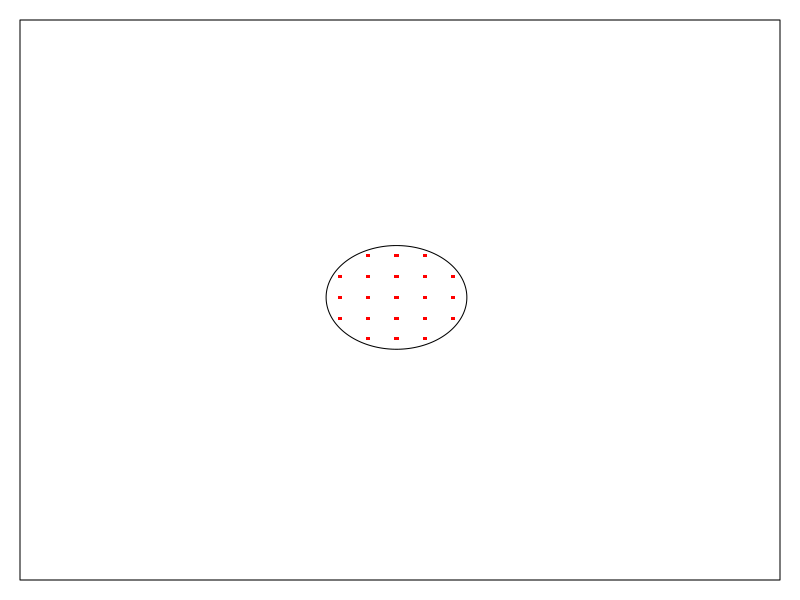
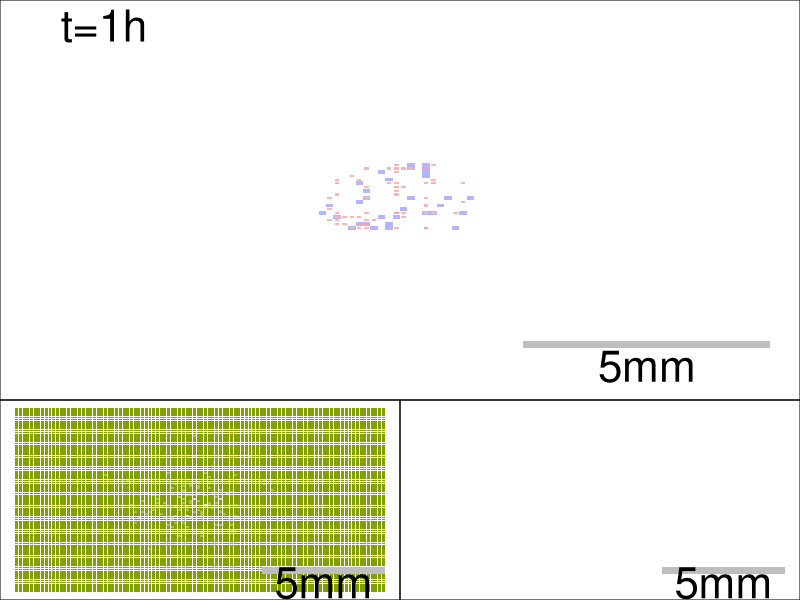

The R source for these figures, in order: (Note: a time limit stopped this script after it produced the figures.)

simulationtimes=2

for(batch in c(2))
{
  dir='/Users/yeyusong/Desktop/德国工作 project/Cell-matrix/results/movies_of_biofilm'
  setwd(dir) 
  
  dir.create(paste0('S=',batch))

  dirsave=paste0('/Users/yeyusong/Desktop/德国工作 project/Cell-matrix/results/movies_of_biofilm/',paste0('S=',batch))
  setwd(dirsave) 

#set direction 



#define parametersets
size_matrix=100
lattice_length=15
kbt=1


realtime=0


#calculating rates function

#cells
doubletime=2
doubletimesec=doubletime*3600
rateofdiv=1/(1*doubletimesec)*1
#matrix
rateofsecret=1/(1*doubletimesec)*1

#agar
rateofagardrift=3*10^(-5)*4*1/((lattice_length/size_matrix)^2)
#cell
rateofcelldrift=5.625*10^(-7)*4*1/((lattice_length/size_matrix)^2)*0.4
#matrix
rateofmatrixdrift=5.625*10^(-7)*4*1/((lattice_length/size_matrix)^2)*2.5


#fraction of rates
division_rate=rateofdiv/(rateofdiv+rateofsecret+rateofcelldrift+rateofmatrixdrift+rateofagardrift)
secrete_rate=rateofsecret/(rateofdiv+rateofsecret+rateofcelldrift+rateofmatrixdrift+rateofagardrift)
drift_rate=(rateofcelldrift+rateofmatrixdrift+rateofagardrift)/(rateofdiv+rateofsecret+rateofcelldrift+rateofmatrixdrift+rateofagardrift)
drift_cell_rate=rateofcelldrift/(rateofcelldrift+rateofmatrixdrift+rateofagardrift+rateofdiv+rateofsecret)
drift_matrix_rate=rateofmatrixdrift/(rateofcelldrift+rateofmatrixdrift+rateofagardrift+rateofdiv+rateofsecret)
drift_agar_rate=rateofagardrift/(rateofcelldrift+rateofmatrixdrift+rateofagardrift+rateofdiv+rateofsecret)


freeze_agar=1

#basice physical steps
basictimestep=1/(rateofdiv+rateofsecret+rateofcelldrift+rateofmatrixdrift+rateofagardrift)/3600

#cut the biofilm (hour)
cutting_time=24

ifcut=10000

#probability of leaving cells
ifleftcells=0.0


#cutting a quorter
ifsqr=0
coorx1=0
coorx2=size_matrix/2
coory1=size_matrix/2+1
coory2=size_matrix

#cutting a round
ifround=0
round_r=13
roundcenter_x=size_matrix/2
roundcenter_y=size_matrix/2

#cell plant
ifputnewcell=0
coorx1_newcell=50
coorx2_newcell=51
coory1_newcell=75
coory2_newcell=76


#if refrashagar

refrashagar=0

#statistical region
cutline_cell=matrix(0,nrow=size_matrix,ncol=size_matrix)
cutline_matrix=matrix(0,nrow=size_matrix,ncol=size_matrix)
cutrange=3
cutline1y=25
cutline2y=45
cutline3y=65

#biomasshisto
edge=65
biohigh=10
drawingwidthL=5
drawingwidthR=size_matrix-5
interx=30
intery=2

#set color
IndianRed=rgb(255/255,106/255,106/255)
RoyalBlue=rgb(65/255,105/255,225/255)

#set death rate (fixed?)
base_deathrate=1.1*5.5*0.000001*basictimestep*3600*1
base_deathrate_2=5.5/2*0.000001*basictimestep*3600*1*2.1

limit_of_cell_layer=100
limit_of_matrix_layer=100

#max layers
max_agar=3

#steps of recording
moviestep_biofilm=10000
totalsteps_biofilm=25000000


total_physical_time=seq(1,totalsteps_biofilm/moviestep_biofilm,1)


#show the cut
#window_of_average=2


#three weight parameters
c_weight=0.1
#c-c
c1_weight=1
#c-m
c2_weight=1
#m-m
c3_weight=1

j_weight=1

n1_weight=1.5
n2_weight=1



NAME='000000.pdf'


total_cell=0
total_matrix=0

index_cell_i=c()
index_cell_j=c()
indexcell=0
age_cell=c()
live_or_death=c()


index_matrix_i=c()
index_matrix_j=c()
indexmatrix=0


lattice_cell=matrix(0,nrow=size_matrix, ncol=size_matrix)
lattice_cell_new=matrix(0,nrow=size_matrix, ncol=size_matrix)

lattice_deathcell=matrix(0,nrow=size_matrix, ncol=size_matrix)

lattice_matrix=matrix(0,nrow=size_matrix, ncol=size_matrix)
lattice_matrix_new=matrix(0,nrow=size_matrix, ncol=size_matrix)

lattice_agar=matrix(0,nrow=size_matrix, ncol=size_matrix)

round_agar=size_matrix

coorxvec=c()
cooryvec=c()
for(coorx_i in 1:size_matrix)
{
  for(coory_j in 1:size_matrix)
  {
    if((abs(coorx_i-roundcenter_x)^2+abs(coory_j-roundcenter_y)^2)^0.5<round_agar)
    {
      coorxvec=c(coorxvec,coorx_i)
      cooryvec=c(cooryvec,coory_j)
    }
  }
}

for(cutsite in 1:length(coorxvec))
{
  coorx=coorxvec[cutsite]
  coory=cooryvec[cutsite]
  
  lattice_agar[coorx,coory]=max_agar
  
}



#1 cell 2 matrix 3 deathcell
coefficientmatrix_biofilm=matrix(0,nrow=3,ncol=3)
coefficientmatrix_biofilm[1,1]=0
coefficientmatrix_biofilm[1,2]=0.03

coefficientmatrix_biofilm[2,1]=0.03
coefficientmatrix_biofilm[2,2]=0

coefficientmatrix_biofilm[1,3]=0
coefficientmatrix_biofilm[3,1]=0


interaction_cell_death=0


#initial biomass configuration

drop_dense=1

R_of_initial=2.5


coorxvec=c()
cooryvec=c()
for(coorx_i in 1:size_matrix)
{
  for(coory_j in 1:size_matrix)
  {
    if((abs((coorx_i-roundcenter_x)*1)^2+abs((coory_j-roundcenter_y)*1)^2)^0.5<R_of_initial & runif(1,0,1)<drop_dense)
    {
      coorxvec=c(coorxvec,(coorx_i-roundcenter_x)*4+roundcenter_x)
      cooryvec=c(cooryvec,(coory_j-roundcenter_y)*4+roundcenter_y)
    }
  }
}

for(cutsite in 1:length(coorxvec))
{
  coorx=coorxvec[cutsite]
  coory=cooryvec[cutsite]
  
  lattice_cell[coorx,coory]=1
  indexcell=indexcell+1
  index_cell_i=c(index_cell_i,coorx)
  index_cell_j=c(index_cell_j,coory)
  age_cell=c(age_cell,0)
  live_or_death=c(live_or_death,0)
  total_cell=total_cell+1
  
}
lattice_cell_new=lattice_cell


# L_of_initial=10
# 
# 
# for(cutsite in 1:length(coorxvec))
# {
#   coorx=coorxvec[cutsite]
#   coory=cooryvec[cutsite]
#   
#   lattice_matrix[coorx,coory]=1
#   indexmatrix=indexmatrix+1
#   index_matrix_i=c(index_matrix_i,coorx)
#   index_matrix_j=c(index_matrix_j,coory)
#   
#   total_matrix=total_matrix+1
# }


#for(i in (size_matrix/2-L_of_initial+1):(size_matrix/2+L_of_initial+1))
#{
# for(j in (size_matrix/2-L_of_initial+1):(size_matrix/2+L_of_initial+1))
#{
# {
#   lattice_matrix[i,j]=1
#   indexmatrix=indexmatrix+1
#   index_matrix_i=c(index_matrix_i,i)
#   index_matrix_j=c(index_matrix_j,j)
#  age_cell=c(age_cell,0)
#  live_or_death=c(live_or_death,0)
#  total_matrix=total_matrix+1
# }
#}
#}
lattice_matrix_new=lattice_matrix

pdf(file='drop.pdf',width=9,height=9)

par(mar=c(1,1,1,1))
max_celllayer=max(lattice_cell)
max_matrixlayer=max(lattice_matrix)
plot(1,1,type="p",tck=0.03,cex=0.5,las=1,xlab="",col='white',pch=19, ylab="", main="",xlim=c(0,size_matrix),ylim=c(0,size_matrix),xaxt="n",yaxt="n",bty="n")

for(i in 1:size_matrix)
{
  for(j in 1:size_matrix)
  {
    par(new=TRUE)
    if(lattice_matrix[i,j]!=0)
      polygon(c(j-1,j,j,j-1),c(size_matrix-i,size_matrix-i,size_matrix-i+1,size_matrix-i+1), density = NULL, border = F, col = rgb(1-lattice_matrix[i,j]/max_matrixlayer*190/255,1-lattice_matrix[i,j]/max_matrixlayer*150/255,1-lattice_matrix[i,j]/max_matrixlayer*30/255))
  }
}

for(i in 1:size_matrix)
{
  for(j in 1:size_matrix)
  {
    par(new=TRUE)
    if(lattice_cell[i,j]!=0)
      polygon(c(j-1+0.2,j-0.2,j-0.2,j-1+0.2),c(size_matrix-i+0.2,size_matrix-i+0.2,size_matrix-i+1-0.2,size_matrix-i+1-0.2), density = NULL, border = F, col = rgb(1,1-lattice_cell[i,j]/max_celllayer,1-lattice_cell[i,j]/max_celllayer))
  }
}

par(new=T)
f=seq(0,2*pi,0.001)
x_cir=sin(f)*0.3/1.5*50+49.5
y_cir=cos(f)*0.3/1.5*50+50.5
plot(x_cir,y_cir,type="l",tck=0.03,cex=0.5,las=1,xlab="",col='black',pch=19, ylab="", main="",xlim=c(0,size_matrix),ylim=c(0,size_matrix),xaxt="n",yaxt="n",bty="o")
while (!is.null(dev.list()))  dev.off()


#wound radius new cells
if_round_stac=1
points_of_radius=10
wound_radius=matrix(rep(0,points_of_radius))
wound_radius_cell=matrix(rep(0,points_of_radius))
wound_radius_matrix=matrix(rep(0,points_of_radius))
wound_radius_death=matrix(rep(0,points_of_radius))
interval_of_radius=seq(0,size_matrix/2,size_matrix/2/points_of_radius)



#simulation

#simulation and create movie
Sys.time()
successunmber_cell=sum(lattice_cell)
successunmber_matrix=sum(lattice_matrix)
successunmber_cellmove=0
successunmber_matrixmove=0


countsteps_biofilm=totalsteps_biofilm/moviestep_biofilm

TL_successunmber_cell=c()
TL_successunmber_matrix=c()
TL_successunmber_cellmove=c()
TL_successunmber_matrixmove=c()

Total_death_cell=c()


#record_cell_matrix

record_cell=matrix(0,1,size_matrix)
record_matrix=matrix(0,1,size_matrix)

record_death=matrix(0,1,size_matrix)
record_agar=matrix(0,1,size_matrix)


record_index=1
record_time=1

#freq of production
freq_record_time=48
recordon=0

freq_of_prod=matrix(0,size_matrix,size_matrix)
record_freq_of_prod=matrix(0,1,size_matrix)
freq_of_diff=matrix(0,size_matrix,size_matrix)
record_freq_of_diff=matrix(0,1,size_matrix)

#define function
#old new site
choose_newsite_drift <- function(old_i,old_j)
{
  neibor_j=c(old_j-1,old_j-1,old_j-1,old_j,old_j+1,old_j+1,old_j+1,old_j)
  neibor_i=c(old_i-1,old_i,old_i+1,old_i+1,old_i+1,old_i,old_i-1,old_i-1)
  new_site=sample(1:8,size=1)
  new_j=neibor_j[new_site]
  new_i=neibor_i[new_site]
  return(c(new_i,new_j))
}

choose_newsite_agardrift <- function(old_i,old_j)
{
  
  new_j=sample((old_j-1):(old_j+1),size=1)
  new_i=sample((old_i-1):(old_i+1),size=1)
  return(c(new_i,new_j))
}

choose_newsite_create <- function(old_i,old_j)
{
  neibor_j=c(old_j-1,old_j-1,old_j-1,old_j,old_j+1,old_j+1,old_j+1,old_j,old_j)
  neibor_i=c(old_i-1,old_i,old_i+1,old_i+1,old_i+1,old_i,old_i-1,old_i-1,old_i)
  new_site=sample(1:9,size=1)
  new_j=neibor_j[new_site]
  new_i=neibor_i[new_site]
  return(c(new_i,new_j))
}

#calculation energy
calculation_energy <- function(celltype,site_i,site_j,Matrix_of_cell,Matrix_of_matrix,size_matrix)
{
  neibor_j=c(site_j-1,site_j-1,site_j-1,site_j,site_j+1,site_j+1,site_j+1,site_j,site_j)
  neibor_i=c(site_i-1,site_i,site_i+1,site_i+1,site_i+1,site_i,site_i-1,site_i-1,site_i)
  countofcell=0
  countofmatrix=0
  neighber_of_deathcell=0
  for(countsite in 1:9)
  {
    if(neibor_i[countsite]>0 & neibor_i[countsite]<size_matrix+1 & neibor_j[countsite]>0 & neibor_j[countsite]<size_matrix+1)
    {
      countofcell=countofcell+Matrix_of_cell[neibor_i[countsite],neibor_j[countsite]]
      neighber_of_deathcell=neighber_of_deathcell+lattice_deathcell[neibor_i[countsite],neibor_j[countsite]]
    }
  }
  for(countsite in 1:9)
  {
    if(neibor_i[countsite]>0 & neibor_i[countsite]<size_matrix+1 & neibor_j[countsite]>0 & neibor_j[countsite]<size_matrix+1)
      countofmatrix=countofmatrix+Matrix_of_matrix[neibor_i[countsite],neibor_j[countsite]]
  }
  
  energy=(countofcell-neighber_of_deathcell)*coefficientmatrix_biofilm[celltype,1]+neighber_of_deathcell*interaction_cell_death+countofmatrix*coefficientmatrix_biofilm[celltype,2]
  
  return(energy)
}

#calculation capacity
calculation_capacity <- function(celltype,site_i,site_j,Matrix_of_cell,Matrix_of_matrix,size_matrix)
{
  #neibor_j=c(site_j-1,site_j-1,site_j-1,site_j,site_j+1,site_j+1,site_j+1,site_j,site_j)
  #neibor_i=c(site_i-1,site_i,site_i+1,site_i+1,site_i+1,site_i,site_i-1,site_i-1,site_i)
  countofcell=0
  countofmatrix=0
  #for(countsite in 1:9)
  #{
  #  if(neibor_i[countsite]>0 & neibor_i[countsite]<sizematrix+1 & neibor_j[countsite]>0 & neibor_j[countsite]<sizematrix+1)
  #    countofcell=countofcell+Matrix_of_cell[neibor_i[countsite],neibor_j[countsite]]
  #}
  #for(countsite in 1:9)
  #{
  #  if(neibor_i[countsite]>0 & neibor_i[countsite]<sizematrix+1 & neibor_j[countsite]>0 & neibor_j[countsite]<sizematrix+1)
  #    countofmatrix=countofmatrix+Matrix_of_matrix[neibor_i[countsite],neibor_j[countsite]]
  #}
  countofcell=Matrix_of_cell[site_i,site_j]
  countofmatrix=Matrix_of_matrix[site_i,site_j]
  if(celltype==1)
  {
    probability_of_capacity=(c1_weight*countofcell+c2_weight*countofmatrix)
  }
  if(celltype==2)
  {
    probability_of_capacity=(c2_weight*countofcell+c3_weight*countofmatrix)
  }
  return(probability_of_capacity)
}


#calculation deathrate
calculation_deathrate <- function(age_1,base_deathrate_1,base_death_rate_2,site_i,site_j)
{
  neibor_j=c(site_j-1,site_j-1,site_j-1,site_j,site_j+1,site_j+1,site_j+1,site_j,site_j)
  neibor_i=c(site_i-1,site_i,site_i+1,site_i+1,site_i+1,site_i,site_i-1,site_i-1,site_i)
  countofdeathcell=0
  for(countsite in 1:9)
  {
    if(neibor_i[countsite]>0 & neibor_i[countsite]<size_matrix+1 & neibor_j[countsite]>0 & neibor_j[countsite]<size_matrix+1)
    {
      countofdeathcell=countofdeathcell+lattice_deathcell[neibor_i[countsite],neibor_j[countsite]]
    }
  }
  
  
  death_rate_1=base_deathrate_1+countofdeathcell*base_death_rate_2
  return(death_rate_1)
}

#calculation Nutrient
calculation_agar <- function(lattice_agar1,site_i,site_j)
{
  return((max_agar-lattice_agar1[site_i,site_j]))
}

#start simulation

for(steps in 1:totalsteps_biofilm)
{
  
  total_agar=sum(lattice_agar)
  twolayer=runif(1,0,1)

  balancing_quantity_matrix=successunmber_matrix/successunmber_cell
  balancing_quantity_agar=total_agar/successunmber_cell
  totalrate=(division_rate+secrete_rate+drift_cell_rate+drift_matrix_rate*balancing_quantity_matrix+drift_agar_rate)
  
  if(twolayer<(division_rate)/totalrate) 
    # Division
  {
    indexcell=sample(1:total_cell,size=1)
    
    
    
    old_i=index_cell_i[indexcell]
    old_j=index_cell_j[indexcell]
    age=age_cell[indexcell]
    death_rate=calculation_deathrate(age,base_deathrate,base_deathrate_2,old_i,old_j)
    
    
    if(runif(1,0,1)<death_rate & live_or_death[indexcell]==0)
    {
      live_or_death[indexcell]=1
      lattice_deathcell[old_i,old_j]=lattice_deathcell[old_i,old_j]+1
    }
    
    if(live_or_death[indexcell]==0)
    {
      
      
      new_ij=choose_newsite_create(old_i,old_j)
      new_i=new_ij[1]
      new_j=new_ij[2]
      
      if(new_j>0 & new_j<(size_matrix+1) & new_i>0 & new_i<(size_matrix+1))
      {
        if(lattice_cell[new_i,new_j]<(limit_of_cell_layer) & lattice_agar[old_i,old_j]>1)
        {
          #energy
          energy_capacity=calculation_capacity(1,new_i,new_j,lattice_cell,lattice_matrix,size_matrix)
          energy_interaction=calculation_energy(1,new_i,new_j,lattice_cell,lattice_matrix,size_matrix)
          energy_agar=calculation_agar(lattice_agar,old_i,old_j)
          
          if(runif(1)<exp(-(c_weight*energy_capacity+j_weight*energy_interaction+n1_weight*energy_agar)))
          {
            #freq_prod
            freq_of_prod[new_i,new_j]=freq_of_prod[new_i,new_j]+1
            
            lattice_cell[new_i,new_j]=lattice_cell[new_i,new_j]+1
            lattice_cell_new[new_i,new_j]=lattice_cell_new[new_i,new_j]+1
            index_cell_i=c(index_cell_i,new_i)
            index_cell_j=c(index_cell_j,new_j)
            if(runif(1,0,1)<0.5)
              #age_cell[indexcell]=age_cell[indexcell]+1
            {age_cell=c(age_cell,0)}
            else
            {age_cell=c(age_cell,age_cell[indexcell])
            age_cell[indexcell]=0}
            live_or_death=c(live_or_death,0)
            total_cell=total_cell+1
            successunmber_cell=successunmber_cell+1
            lattice_agar[old_i,old_j]=lattice_agar[old_i,old_j]-2
          }
          
          
          # newenergy=calculation_energy(1,new_i,new_j,lattice_cell,lattice_matrix,size_matrix)
          # oldenergy=0
          # 
          # if(newenergy<=oldenergy)
          # {
          #   lattice_cell[new_i,new_j]=lattice_cell[new_i,new_j]+1
          #   lattice_cell_new[new_i,new_j]=lattice_cell_new[new_i,new_j]+1
          #   index_cell_i=c(index_cell_i,new_i)
          #   index_cell_j=c(index_cell_j,new_j)
          #   total_cell=total_cell+1
          #   successunmber_cell=successunmber_cell+1
          # }
          # else
          # {
          #   if(runif(1)<exp(-(newenergy-oldenergy))/exp(-(oldenergy-newenergy)))
          #   {
          #     lattice_cell[new_i,new_j]=lattice_cell[new_i,new_j]+1
          #     lattice_cell_new[new_i,new_j]=lattice_cell_new[new_i,new_j]+1
          #     index_cell_i=c(index_cell_i,new_i)
          #     index_cell_j=c(index_cell_j,new_j)
          #     total_cell=total_cell+1
          #     successunmber_cell=successunmber_cell+1
          #   }
          # }
          
          
          
          
          
        }
      }
    }
  }
  #secrete
  else if(twolayer<(division_rate+secrete_rate)/totalrate)
  {
    indexcell=sample(1:total_cell,size=1)
    old_i=index_cell_i[indexcell]
    old_j=index_cell_j[indexcell]
    
    new_ij=choose_newsite_create(old_i,old_j)
    new_i=new_ij[1]
    new_j=new_ij[2]
    
    if(new_j>0 & new_j<(size_matrix+1) & new_i>0 & new_i<(size_matrix+1) & live_or_death[indexcell]==0)
    {
      if(lattice_matrix[new_i,new_j]<(limit_of_matrix_layer) & lattice_agar[old_i,old_j]>0)
      {
        #energy
        energy_capacity=calculation_capacity(2,new_i,new_j,lattice_cell,lattice_matrix,size_matrix)
        energy_interaction=calculation_energy(2,new_i,new_j,lattice_cell,lattice_matrix,size_matrix)
        energy_agar=calculation_agar(lattice_agar,old_i,old_j)
        
        if(runif(1)<exp(-(c_weight*energy_capacity+j_weight*energy_interaction+n2_weight*energy_agar)))
        {
          #freq_prod
          freq_of_prod[new_i,new_j]=freq_of_prod[new_i,new_j]+1
          
          lattice_matrix[new_i,new_j]=lattice_matrix[new_i,new_j]+1
          lattice_matrix_new[new_i,new_j]=lattice_matrix_new[new_i,new_j]+1
          index_matrix_i=c(index_matrix_i,new_i)
          index_matrix_j=c(index_matrix_j,new_j)
          total_matrix=total_matrix+1
          successunmber_matrix=successunmber_matrix+1
          lattice_agar[old_i,old_j]=lattice_agar[old_i,old_j]-1
        }
        
        
        
        # newenergy=calculation_energy(2,new_i,new_j,lattice_cell,lattice_matrix,size_matrix)
        # oldenergy=0
        # 
        # if(newenergy<=oldenergy)
        # {
        #   lattice_matrix[new_i,new_j]=lattice_matrix[new_i,new_j]+1
        #   lattice_matrix_new[new_i,new_j]=lattice_matrix_new[new_i,new_j]+1
        #   index_matrix_i=c(index_matrix_i,new_i)
        #   index_matrix_j=c(index_matrix_j,new_j)
        #   total_matrix=total_matrix+1
        #   successunmber_matrix=successunmber_matrix+1
        # }
        # else
        # {
        #   if(runif(1)<exp(-(newenergy-oldenergy))/exp(-(oldenergy-newenergy)))
        #   {
        #     lattice_matrix[new_i,new_j]=lattice_matrix[new_i,new_j]+1
        #     lattice_matrix_new[new_i,new_j]=lattice_matrix_new[new_i,new_j]+1
        #     index_matrix_i=c(index_matrix_i,new_i)
        #     index_matrix_j=c(index_matrix_j,new_j)
        #     total_matrix=total_matrix+1
        #     successunmber_matrix=successunmber_matrix+1
        #   }
        # }
      }
    }
  }
  #drifting
  else
  {
    if(drift_cell_rate==0 & drift_matrix_rate==0)
    {
      indexall=sample(1:(total_cell+total_matrix),size=1)
    }
    else
    {
      driftif=runif(1)
      if(driftif<(drift_cell_rate/(drift_cell_rate+drift_matrix_rate*balancing_quantity_matrix+drift_agar_rate)))
      {
        indexall=sample(1:total_cell,size=1)
      }
      else if(driftif<((drift_cell_rate+drift_matrix_rate*balancing_quantity_matrix)/(drift_cell_rate+drift_matrix_rate*balancing_quantity_matrix+drift_agar_rate)))
      {
        indexall=total_cell+sample(1:total_matrix,size=1)
      }
      else
      {
        indexall=total_cell+total_matrix+1
      }
    }
    # drifting cell
    if(indexall<(total_cell+1))
    {
      indexcell=indexall
      
      
      if(live_or_death[indexcell]==0)
      {
        old_i=index_cell_i[indexcell]
        old_j=index_cell_j[indexcell]
        
        new_ij=choose_newsite_drift(old_i,old_j)
        new_i=new_ij[1]
        new_j=new_ij[2]
        
        if(new_j>0 & new_j<(size_matrix+1) & new_i>0 & new_i<(size_matrix+1))
        {
          if(lattice_cell[new_i,new_j]<(limit_of_cell_layer))
          {
            #energy
            lattice_cell_new[old_i,old_j]=lattice_cell_new[old_i,old_j]-1
            newenergy=c_weight*calculation_capacity(1,new_i,new_j,lattice_cell_new,lattice_matrix,size_matrix)+j_weight*calculation_energy(1,new_i,new_j,lattice_cell_new,lattice_matrix,size_matrix)
            oldenergy=c_weight*calculation_capacity(1,old_i,old_j,lattice_cell_new,lattice_matrix,size_matrix)+j_weight*calculation_energy(1,old_i,old_j,lattice_cell_new,lattice_matrix,size_matrix)
            
            if(newenergy<=oldenergy)
            {
              
              #freq_diff
              freq_of_diff[new_i,new_j]=freq_of_diff[new_i,new_j]+1
              
              
              lattice_cell[new_i,new_j]=lattice_cell[new_i,new_j]+1
              lattice_cell[old_i,old_j]=lattice_cell[old_i,old_j]-1
              lattice_cell_new[new_i,new_j]=lattice_cell_new[new_i,new_j]+1
              index_cell_i[indexcell]=new_i
              index_cell_j[indexcell]=new_j
              successunmber_cellmove=successunmber_cellmove+1
              if(live_or_death[indexcell]==1)
              {
                lattice_deathcell[new_i,new_j]=lattice_deathcell[new_i,new_j]+1
                lattice_deathcell[old_i,old_j]=lattice_deathcell[old_i,old_j]-1
              }
            }
            else
            {
              if(runif(1)<exp(-(newenergy-oldenergy)))
              {
                #freq_diff
                freq_of_diff[new_i,new_j]=freq_of_diff[new_i,new_j]+1
                
                lattice_cell[new_i,new_j]=lattice_cell[new_i,new_j]+1
                lattice_cell[old_i,old_j]=lattice_cell[old_i,old_j]-1
                lattice_cell_new[new_i,new_j]=lattice_cell_new[new_i,new_j]+1
                index_cell_i[indexcell]=new_i
                index_cell_j[indexcell]=new_j
                successunmber_cellmove=successunmber_cellmove+1
                if(live_or_death[indexcell]==1)
                {
                  lattice_deathcell[new_i,new_j]=lattice_deathcell[new_i,new_j]+1
                  lattice_deathcell[old_i,old_j]=lattice_deathcell[old_i,old_j]-1
                }
              }
              else
              {
                lattice_cell_new[old_i,old_j]=lattice_cell_new[old_i,old_j]+1
              }
            }
          }
        }
      }
    }
    #drifting matrix
    else if(indexall<(total_matrix+total_cell+1))
    {
      indexmatrix=indexall-total_cell
      old_i=index_matrix_i[indexmatrix]
      old_j=index_matrix_j[indexmatrix]
      
      new_ij=choose_newsite_drift(old_i,old_j)
      new_i=new_ij[1]
      new_j=new_ij[2]
      
      if(new_j>0 & new_j<(size_matrix+1) & new_i>0 & new_i<(size_matrix+1))
      {
        if(lattice_matrix[new_i,new_j]<(limit_of_matrix_layer))
        {
          #energy
          lattice_matrix_new[old_i,old_j]=lattice_matrix_new[old_i,old_j]-1
          
          newenergy=c_weight*calculation_capacity(2,new_i,new_j,lattice_cell,lattice_matrix_new,size_matrix)+j_weight*calculation_energy(2,new_i,new_j,lattice_cell,lattice_matrix_new,size_matrix)
          oldenergy=c_weight*calculation_capacity(2,old_i,old_j,lattice_cell,lattice_matrix_new,size_matrix)+j_weight*calculation_energy(2,old_i,old_j,lattice_cell,lattice_matrix_new,size_matrix)
          
          if(newenergy<=oldenergy)
          {
            #freq_diff
            freq_of_diff[new_i,new_j]=freq_of_diff[new_i,new_j]+1
            
            lattice_matrix[new_i,new_j]=lattice_matrix[new_i,new_j]+1
            lattice_matrix[old_i,old_j]=lattice_matrix[old_i,old_j]-1
            lattice_matrix_new[new_i,new_j]=lattice_matrix_new[new_i,new_j]+1
            index_matrix_i[indexmatrix]=new_i
            index_matrix_j[indexmatrix]=new_j
            successunmber_matrixmove=successunmber_matrixmove+1
          }
          else
          {
            if(runif(1)<exp(-(newenergy-oldenergy)))
            {
              #freq_diff
              freq_of_diff[new_i,new_j]=freq_of_diff[new_i,new_j]+1
              
              lattice_matrix[new_i,new_j]=lattice_matrix[new_i,new_j]+1
              lattice_matrix[old_i,old_j]=lattice_matrix[old_i,old_j]-1
              lattice_matrix_new[new_i,new_j]=lattice_matrix_new[new_i,new_j]+1
              index_matrix_i[indexmatrix]=new_i
              index_matrix_j[indexmatrix]=new_j
              successunmber_matrixmove=successunmber_matrixmove+1
            }
            else
            {
              lattice_matrix_new[old_i,old_j]=lattice_cell_new[old_i,old_j]+1
            }
          }
        }
      }
    }
    # drift agar
    else
    {
      
      if(steps>freeze_agar)
      {
        
        #(accelerate)
        
        for(repeatdrift in 1:(as.integer(max_agar*size_matrix*size_matrix/successunmber_cell)))
        {
          old_i=sample(1:(size_matrix),size=1)
          
          old_j=sample(1:(size_matrix),size=1)
          
          new_i=sample((old_i-1):(old_i+1),size=1)
          new_j=sample((old_j-1):(old_j+1),size=1)
          
          if(new_j>0 & new_j<(size_matrix+1) & new_i>0 & new_i<(size_matrix+1))
          {
            if(runif(1)<(lattice_agar[old_i,old_j]/max_agar) & lattice_agar[new_i,new_j]<max_agar)
            {
              lattice_agar[new_i,new_j]=lattice_agar[new_i,new_j]+1
              lattice_agar[old_i,old_j]=lattice_agar[old_i,old_j]-1
              
            }
          }
          
        }
        
      }
      
      
    }
    
    
    
    
    
    
    
    
  }
  
  
  age_cell=age_cell+1
  
  #counting for realtime
  realtime=realtime+basictimestep/(successunmber_cell*2+successunmber_matrix)
  
  
  
  
  
  #draw pic
  if(as.integer(steps/moviestep_biofilm)==(steps/moviestep_biofilm))
  {
    total_physical_time[(steps/moviestep_biofilm)]=realtime
    
    if((steps/moviestep_biofilm)>1)
    {
      if(cutting_time<(realtime) & total_physical_time[(steps/moviestep_biofilm)-1]<cutting_time)
      {
        ifcut=(steps/moviestep_biofilm)
      }
    }
    
    
    #cutline
    cutline_cell=rbind(cutline_cell,lattice_cell)
    cutline_matrix=rbind(cutline_matrix,lattice_matrix)
    

    

    
    TL_successunmber_cell=c(TL_successunmber_cell,successunmber_cell-sum(live_or_death))
    TL_successunmber_matrix=c(TL_successunmber_matrix,successunmber_matrix)
    TL_successunmber_cellmove=c(TL_successunmber_cellmove,successunmber_cellmove)
    TL_successunmber_matrixmove=c(TL_successunmber_matrixmove,successunmber_matrixmove)
    
    
    Total_death_cell=c(Total_death_cell,sum(live_or_death))
    if(ifcut==(steps/moviestep_biofilm))
    {
      
      #give the p of leaving
      
      
      
      ifleftcells=(sum(lattice_cell[(1):(50),51:100])-sum(lattice_deathcell[(1):(50),51:100]))*ifleftcells/(length(which((lattice_cell[(51):(100),1:50]+lattice_matrix[(51):(100),1:50])>0)))
      
      
      
      #cut a sqr
      
      if(ifsqr==1)
      {
        
        for(coorx in coorx1:coorx2)
        {
          for(coory in coory1:coory2)
          {
            lattice_cell[coorx,coory]=0
            lattice_cell_new[coorx,coory]=0
            lattice_deathcell[coorx,coory]=0
            lattice_matrix[coorx,coory]=0
            lattice_matrix_new[coorx,coory]=0
            indexsites=which(index_cell_i==coorx & index_cell_j==coory)
            indexsites_m=which(index_matrix_i==coorx & index_matrix_j==coory)
            if(length(indexsites)!=0)
            {
              age_cell=age_cell[-indexsites]
              index_cell_i=index_cell_i[-indexsites]
              index_cell_j=index_cell_j[-indexsites]
              live_or_death=live_or_death[-indexsites]
              total_cell=total_cell-length(indexsites)
              successunmber_cell=successunmber_cell-length(indexsites)
            }
            if(length(indexsites_m)!=0)
            {
              index_matrix_i=index_matrix_i[-indexsites_m]
              index_matrix_j=index_matrix_j[-indexsites_m]
              
              total_matrix=total_matrix-length(indexsites_m)
              successunmber_matrix=successunmber_matrix-length(indexsites_m)
            }
            
            
            
            
            if(runif(1)<ifleftcells)
            {
              if(length(indexsites)!=0 | length(indexsites_m)!=0)
              {
              lattice_cell[coorx,coory]=1
              lattice_cell_new[coorx,coory]=1
              
              age_cell=c(age_cell,1)
              index_cell_i=c(index_cell_i,coorx)
              index_cell_j=c(index_cell_j,coory)
              live_or_death=c(live_or_death,0)
              total_cell=total_cell+1
              successunmber_cell=successunmber_cell+1
              }
            }
          }
        }
        
        
        
        
        pdf(file='cutting_grey.pdf',width=9,height=9)
        
        max_celllayer=max(lattice_cell)
        max_matrixlayer=max(lattice_matrix)
        par(mar=c(0, 0, 0, 0))
        plot(1,1,type="p",tck=0.03,cex=0.5,las=1,xlab="",col='white',pch=19, ylab="", main="",xlim=c(0,size_matrix),ylim=c(0,size_matrix),xaxt="n",yaxt="n",bty="o")
        #mtext(Nameofpic,side=1,line=0,cex=1)
        
        for(i in 1:size_matrix)
        {
          for(j in 1:size_matrix)
          {
            par(new=TRUE)
            if((lattice_matrix[i,j]+lattice_cell[i,j])!=0)
            {
              if((lattice_matrix[i,j]+lattice_cell[i,j])<10)
              {
                RoyalBlue=rgb((200-(lattice_matrix[i,j]+lattice_cell[i,j])*17)/255,(200-(lattice_matrix[i,j]+lattice_cell[i,j])*17)/255,(200-(lattice_matrix[i,j]+lattice_cell[i,j])*17)/255)
              }
              else
              {
                RoyalBlue=rgb((30)/255,(30)/255,(30)/255)
              }
              polygon(c(j-1,j,j,j-1),c(size_matrix-i,size_matrix-i,size_matrix-i+1,size_matrix-i+1), density = NULL, border = F, col = RoyalBlue)
              
            }
          }
        }
        box("plot",col="white",lty="solid")
        while (!is.null(dev.list()))  dev.off()
        
        
        pdf(file='cutting_biofilm.pdf',width=9,height=9)
        
        max_celllayer=max(lattice_cell)
        max_matrixlayer=max(lattice_matrix)
        par(mar=c(0, 0, 0, 0))
        plot(1,1,type="p",tck=0.03,cex=0.5,las=1,xlab="",col='white',pch=19, ylab="", main="",xlim=c(0,size_matrix),ylim=c(0,size_matrix),xaxt="n",yaxt="n",bty="o")
        #mtext(Nameofpic,side=1,line=0,cex=1)
        
        
        for(i in 1:size_matrix)
        {
          for(j in 1:size_matrix)
          {
            par(new=TRUE)
            if(lattice_matrix[i,j]!=0)
            {
              if(lattice_matrix[i,j]<10)
              {
                RoyalBlue=rgb((200-lattice_matrix[i,j]*20)/255,(200-lattice_matrix[i,j]*20)/255,(255)/255)
              }
              else
              {
                RoyalBlue=rgb((0)/255,(0)/255,(255)/255)
              }
              polygon(c(j-1,j,j,j-1),c(size_matrix-i,size_matrix-i,size_matrix-i+1,size_matrix-i+1), density = NULL, border = F, col = RoyalBlue)
              
            }
          }
        }
        
        for(i in 1:size_matrix)
        {
          for(j in 1:size_matrix)
          {
            par(new=TRUE)
            if(lattice_cell[i,j]!=0)
            {
              if(lattice_cell[i,j]<10)
              {
                IndianRed=rgb((255)/255,(200-lattice_cell[i,j]*20)/255,(200-lattice_cell[i,j]*20)/255)
              }
              else
              {
                IndianRed=rgb((255)/255,(0)/255,(0)/255)
              }
              polygon(c(j-1+0.2,j-0.2,j-0.2,j-1+0.2),c(size_matrix-i+0.2,size_matrix-i+0.2,size_matrix-i+1-0.2,size_matrix-i+1-0.2), density = NULL, border = F, col = IndianRed)
            }
          }
        }
        
        
        par(new=TRUE)
        polygon(c(size_matrix/3*2,size_matrix,size_matrix,size_matrix/3*2),c(12,12,10,10), density = NULL, border = F, col = 'grey')
        box("plot",col="white",lty="solid")
        while (!is.null(dev.list()))  dev.off()
        
        
        #par(new=TRUE)
        #plot(seq(1,size_matrix,1),rep(size_matrix-cutline1y,size_matrix),type="l",lwd=2,tck=0.03,cex=1,las=1,xlab="",col='black',pch=19, ylab="", main="",xlim=c(0,size_matrix),ylim=c(0,size_matrix),xaxt="n",yaxt="n",bty="o")
        #par(new=TRUE)
        #plot(seq(1,size_matrix,1),rep(size_matrix-cutline2y,size_matrix),type="l",lwd=2,tck=0.03,cex=1,las=1,xlab="",col='black',pch=19, ylab="", main="",xlim=c(0,size_matrix),ylim=c(0,size_matrix),xaxt="n",yaxt="n",bty="o")
        #par(new=TRUE)
        #plot(seq(1,size_matrix,1),rep(size_matrix-cutline3y,size_matrix),type="l",lwd=2,tck=0.03,cex=1,las=1,xlab="",col='black',pch=19, ylab="", main="",xlim=c(0,size_matrix),ylim=c(0,size_matrix),xaxt="n",yaxt="n",bty="o")
        
        #text(x=1,y=size_matrix-cutline1y+5, "a",cex=3)
        #text(x=1,y=size_matrix-cutline2y+5, "b",cex=3)
        #text(x=1,y=size_matrix-cutline3y+5, "c",cex=3)
        
        
        
        
        
        pdf(file='cutting_agar.pdf',width=9,height=9)
        
        
        par(mar=c(0, 0, 0, 0))
        #mtext(Nameofpic,side=1,line=0,cex=1)
        
        
        plot(1,1,type="p",tck=0.03,cex=0.5,las=1,xlab="",col='white',pch=19, ylab="", main="",xlim=c(0,size_matrix),ylim=c(0,size_matrix),xaxt="n",yaxt="n",bty="o")
        
        
        max_agar_current=max(lattice_agar)
        if(max_agar_current==0)
        {
          max_agar_current=1
        }
        for(i in 1:size_matrix)
        {
          for(j in 1:size_matrix)
          {
            par(new=TRUE)
            {
              polygon(c(j-1+0.1,j-0.1,j-0.1,j-1+0.1),c(size_matrix-i+0.1,size_matrix-i+0.1,size_matrix-i+1-0.1,size_matrix-i+1-0.1), density = NULL, border = F, col = rgb((130+115*(max_agar_current-lattice_agar[i,j])/max_agar_current)/255,(160+95*(max_agar_current-lattice_agar[i,j])/max_agar_current)/255,(0+255*(max_agar_current-lattice_agar[i,j])/max_agar_current)/255))
            }
          }
        }
        
        par(new=TRUE)
        polygon(c(size_matrix/3*2,size_matrix,size_matrix,size_matrix/3*2),c(12,12,10,10), density = NULL, border = F, col = 'grey')
        box("plot",col="white",lty="solid")
        while (!is.null(dev.list()))  dev.off()
        
        
        
        
        
        pdf(file='cutting_inactive.pdf',width=9,height=9)
        
        
        par(mar=c(0, 0, 0, 0))
        plot(1,1,type="p",tck=0.03,cex=0.5,las=1,xlab="",col='white',pch=19, ylab="", main="",xlim=c(0,size_matrix),ylim=c(0,size_matrix),xaxt="n",yaxt="n",bty="o")
        
        
        max_deathcell=max(lattice_deathcell)
        if(max_deathcell==0)
        {
          max_deathcell=1
        }
        for(i in 1:size_matrix)
        {
          for(j in 1:size_matrix)
          {
            par(new=TRUE)
            if(lattice_cell[i,j]!=0)
            {
              number_deathcell=lattice_deathcell[i,j]
              if(number_deathcell!=0)
              {
                if(number_deathcell<10)
                {
                  Indiangrey=rgb((155-number_deathcell*15)/255,(156-number_deathcell*15)/255,(156-number_deathcell*15)/255)
                }
                else
                {
                  Indiangrey=rgb((155-150)/255,(156-150)/255,(156-150)/255)
                }
                polygon(c(j-1+0.1,j-0.1,j-0.1,j-1+0.1),c(size_matrix-i+0.1,size_matrix-i+0.1,size_matrix-i+1-0.1,size_matrix-i+1-0.1), density = NULL, border = F, col = Indiangrey)
              }
            }
          }
        }
        
        
        par(new=TRUE)
        polygon(c(size_matrix/3*2,size_matrix,size_matrix,size_matrix/3*2),c(12,12,10,10), density = NULL, border = F, col = 'grey')
        box("plot",col="white",lty="solid")
        while (!is.null(dev.list()))  dev.off()
        
        write.table(lattice_cell,file='cutting_cell.csv',sep = ',',row.names = F,col.names = F)
        write.table(lattice_agar,file='cutting_agar.csv',sep = ',',row.names = F,col.names = F)
        write.table(lattice_matrix,file='cutting_matrix.csv',sep = ',',row.names = F,col.names = F)
        write.table(lattice_deathcell,file='cutting_death.csv',sep = ',',row.names = F,col.names = F)
        
        
        
        
      }
      
      #cut a round
      
      if(ifround==1)
      {
        coorxvec=c()
        cooryvec=c()
        for(coorx_i in 1:size_matrix)
        {
          for(coory_j in 1:size_matrix)
          {
            if((abs(coorx_i-roundcenter_x)^2+abs(coory_j-roundcenter_y)^2)^0.5<round_r)
            {
              coorxvec=c(coorxvec,coorx_i)
              cooryvec=c(cooryvec,coory_j)
            }
          }
        }
        
        for(cutsite in 1:length(coorxvec))
        {
          coorx=coorxvec[cutsite]
          coory=cooryvec[cutsite]
          lattice_cell[coorx,coory]=0
          lattice_cell_new[coorx,coory]=0
          lattice_deathcell[coorx,coory]=0
          lattice_matrix[coorx,coory]=0
          lattice_matrix_new[coorx,coory]=0
          indexsites=which(index_cell_i==coorx & index_cell_j==coory)
          indexsites_m=which(index_matrix_i==coorx & index_matrix_j==coory)
          if(length(indexsites)!=0)
          {
            age_cell=age_cell[-indexsites]
            index_cell_i=index_cell_i[-indexsites]
            index_cell_j=index_cell_j[-indexsites]
            live_or_death=live_or_death[-indexsites]
            total_cell=total_cell-length(indexsites)
            successunmber_cell=successunmber_cell-length(indexsites)
          }
          if(length(indexsites_m)!=0)
          {
            index_matrix_i=index_matrix_i[-indexsites_m]
            index_matrix_j=index_matrix_j[-indexsites_m]
            
            total_matrix=total_matrix-length(indexsites_m)
            successunmber_matrix=successunmber_matrix-length(indexsites_m)
          }
          
        }
        
        
      }
      
      if(ifputnewcell==1)
      {
        for(coorx in coorx1_newcell:coorx2_newcell)
        {
          for(coory in coory1_newcell:coory2_newcell)
          {
            lattice_cell[coorx,coory]=1
            lattice_cell_new[coorx,coory]=1
            
            age_cell=c(age_cell,1)
            index_cell_i=c(index_cell_i,coorx)
            index_cell_j=c(index_cell_j,coory)
            live_or_death=c(live_or_death,0)
            total_cell=total_cell+1
            successunmber_cell=successunmber_cell+1
            
          }
        }
        
      }
      
      
    }
    
    if(refrashagar==1 & ifcut==(steps/moviestep_biofilm))
    {
      lattice_agar=matrix(max_agar,nrow=size_matrix, ncol=size_matrix)
    }
    
    #cutwound round statistic
    
    
    
    
  }
  
  if(realtime>record_time*record_index)
  {
    print(floor(realtime))
    
    a=floor(realtime)
    b=10
    c=1
    while(a/b>=1){b=b*10
    c=c+1}
    numberofmovie=as.character(a)
    NAME=paste0(numberofmovie,".pdf",sep='')
    for(loopadd0 in 1:(6-c))
      NAME=paste0(0,NAME)
    Nameofpic=paste0('t=',floor(realtime),'h')
  }
  
  #record
  if(realtime>record_time*record_index)
  {
    record_index=record_index+1
    record_cell=rbind(record_cell,lattice_cell)
    record_matrix=rbind(record_matrix,lattice_matrix)
    record_death=rbind(record_death,lattice_deathcell)
    record_agar=rbind(record_agar,lattice_agar)
    
    record_freq_of_prod=rbind(record_freq_of_prod,freq_of_prod)
    record_freq_of_diff=rbind(record_freq_of_diff,freq_of_diff)
    
    
    #draw frame
    


      pdf(file=NAME,width=9,height=12)
      layout(matrix(c(1,1,1,1,2,3),3,2,byrow=TRUE), widths = c(1,1,1))
      
      
      
      max_celllayer=max(lattice_cell)
      max_matrixlayer=max(lattice_matrix)
      par(mar=c(0, 0, 0, 0))
      plot(1,1,type="p",tck=0.03,cex=0.5,las=1,xlab="",col='white',pch=19, ylab="", main="",xlim=c(0,size_matrix),ylim=c(0,size_matrix),xaxt="n",yaxt="n",bty="o")
      #mtext(Nameofpic,side=1,line=0,cex=1)
      
      
      
      
      for(i in 1:size_matrix)
      {
        for(j in 1:size_matrix)
        {
          par(new=TRUE)
          if(lattice_matrix[i,j]!=0)
          {
            if(lattice_matrix[i,j]<10)
            {
              RoyalBlue=rgb((200-lattice_matrix[i,j]*20)/255,(200-lattice_matrix[i,j]*20)/255,(255)/255)
            }
            else
            {
              RoyalBlue=rgb((0)/255,(0)/255,(255)/255)
            }
            polygon(c(j-1,j,j,j-1),c(size_matrix-i,size_matrix-i,size_matrix-i+1,size_matrix-i+1), density = NULL, border = F, col = RoyalBlue)
            
          }
        }
      }
      
      for(i in 1:size_matrix)
      {
        for(j in 1:size_matrix)
        {
          par(new=TRUE)
          if(lattice_cell[i,j]!=0)
          {
            if(lattice_cell[i,j]<10)
            {
              IndianRed=rgb((255)/255,(200-lattice_cell[i,j]*20)/255,(200-lattice_cell[i,j]*20)/255)
            }
            else
            {
              IndianRed=rgb((255)/255,(0)/255,(0)/255)
            }
            polygon(c(j-1+0.2,j-0.2,j-0.2,j-1+0.2),c(size_matrix-i+0.2,size_matrix-i+0.2,size_matrix-i+1-0.2,size_matrix-i+1-0.2), density = NULL, border = F, col = IndianRed)
          }
        }
      }
      
      
      #par(new=TRUE)
      #plot(seq(1,size_matrix,1),rep(size_matrix-cutline1y,size_matrix),type="l",lwd=2,tck=0.03,cex=1,las=1,xlab="",col='black',pch=19, ylab="", main="",xlim=c(0,size_matrix),ylim=c(0,size_matrix),xaxt="n",yaxt="n",bty="o")
      #par(new=TRUE)
      #plot(seq(1,size_matrix,1),rep(size_matrix-cutline2y,size_matrix),type="l",lwd=2,tck=0.03,cex=1,las=1,xlab="",col='black',pch=19, ylab="", main="",xlim=c(0,size_matrix),ylim=c(0,size_matrix),xaxt="n",yaxt="n",bty="o")
      #par(new=TRUE)
      #plot(seq(1,size_matrix,1),rep(size_matrix-cutline3y,size_matrix),type="l",lwd=2,tck=0.03,cex=1,las=1,xlab="",col='black',pch=19, ylab="", main="",xlim=c(0,size_matrix),ylim=c(0,size_matrix),xaxt="n",yaxt="n",bty="o")
      
      #text(x=1,y=size_matrix-cutline1y+5, "a",cex=3)
      #text(x=1,y=size_matrix-cutline2y+5, "b",cex=3)
      #text(x=1,y=size_matrix-cutline3y+5, "c",cex=3)
      polygon(c(0,20,20,0),c(size_matrix-5,size_matrix-5,size_matrix,size_matrix), density = NULL, border = F, col = 'white')
      
      text(x=10,y=size_matrix-3, Nameofpic,cex=4)
      
      
      par(new=TRUE)
      polygon(c(size_matrix/3*2,size_matrix,size_matrix,size_matrix/3*2),c(12,12,10,10), density = NULL, border = F, col = 'grey')
      
      text(size_matrix/6*5,y=5, "5mm",cex=4)
      
      
      
      
      plot(1,1,type="p",tck=0.03,cex=0.5,las=1,xlab="",col='white',pch=19, ylab="", main="",xlim=c(0,size_matrix),ylim=c(0,size_matrix),xaxt="n",yaxt="n",bty="o")
      
      
      max_agar_current=max(lattice_agar)
      if(max_agar_current==0)
      {
        max_agar_current=1
      }
      for(i in 1:size_matrix)
      {
        for(j in 1:size_matrix)
        {
          par(new=TRUE)
          {
            polygon(c(j-1+0.1,j-0.1,j-0.1,j-1+0.1),c(size_matrix-i+0.1,size_matrix-i+0.1,size_matrix-i+1-0.1,size_matrix-i+1-0.1), density = NULL, border = F, col = rgb((130+115*(max_agar_current-lattice_agar[i,j])/max_agar_current)/255,(160+95*(max_agar_current-lattice_agar[i,j])/max_agar_current)/255,(0+255*(max_agar_current-lattice_agar[i,j])/max_agar_current)/255))
          }
        }
      }
      
      
      par(new=TRUE)
      polygon(c(size_matrix/3*2,size_matrix,size_matrix,size_matrix/3*2),c(14,14,10,10), density = NULL, border = F, col = 'grey')
      text(size_matrix/6*5,y=5, "5mm",cex=4)
      
      
      plot(1,1,type="p",tck=0.03,cex=0.5,las=1,xlab="",col='white',pch=19, ylab="", main="",xlim=c(0,size_matrix),ylim=c(0,size_matrix),xaxt="n",yaxt="n",bty="o")
      
      
      max_deathcell=max(lattice_deathcell)
      if(max_deathcell==0)
      {
        max_deathcell=1
      }
      for(i in 1:size_matrix)
      {
        for(j in 1:size_matrix)
        {
          par(new=TRUE)
          if(lattice_cell[i,j]!=0)
          {
            number_deathcell=lattice_deathcell[i,j]
            if(number_deathcell!=0)
            {
              if(number_deathcell<10)
              {
                Indiangrey=rgb((155-number_deathcell*15)/255,(156-number_deathcell*15)/255,(156-number_deathcell*15)/255)
              }
              else
              {
                Indiangrey=rgb((155-150)/255,(156-150)/255,(156-150)/255)
              }
              polygon(c(j-1+0.1,j-0.1,j-0.1,j-1+0.1),c(size_matrix-i+0.1,size_matrix-i+0.1,size_matrix-i+1-0.1,size_matrix-i+1-0.1), density = NULL, border = F, col = Indiangrey)
            }
          }
        }
      }
      
      par(new=TRUE)
      polygon(c(size_matrix/3*2,size_matrix,size_matrix,size_matrix/3*2),c(14,14,10,10), density = NULL, border = F, col = 'grey')
      text(size_matrix/6*5,y=5, "5mm",cex=4)
      
      while (!is.null(dev.list()))  dev.off()
    
  }
  
  
  
  
}


while (!is.null(dev.list()))  dev.off()

#end simu





#record and write table




write.table(TL_successunmber_cell,file='cell.csv',sep = ',',row.names = F,col.names = F)
write.table(TL_successunmber_matrix,file='matrix.csv',sep = ',',row.names = F,col.names = F)
write.table(Total_death_cell,file='death.csv',sep = ',',row.names = F,col.names = F)


write.table(record_cell,file='record_cell.csv',sep = ',',row.names = F,col.names = F)
write.table(record_matrix,file='record_matrix.csv',sep = ',',row.names = F,col.names = F)


write.table(record_death,file='record_death.csv',sep = ',',row.names = F,col.names = F)
write.table(record_agar,file='record_agar.csv',sep = ',',row.names = F,col.names = F)

write.table(record_freq_of_prod,file='record_freq_of_prod.csv',sep = ',',row.names = F,col.names = F)
write.table(record_freq_of_diff,file='record_freq_of_diff.csv',sep = ',',row.names = F,col.names = F)


if(cutting_time<floor(max(total_physical_time)))
{
  construct_timepoint=seq(cutting_time,floor(max(total_physical_time)),3)
  real_frame_intime=seq(1,length(construct_timepoint),1)
  index_frame=1
  for(real_frame_intime_test in 2:length(total_physical_time))
  {
    if(total_physical_time[real_frame_intime_test]>construct_timepoint[index_frame] & total_physical_time[real_frame_intime_test-1]<construct_timepoint[index_frame])
    {
      real_frame_intime[index_frame]=real_frame_intime_test
      index_frame=index_frame+1
    }
    if(index_frame>length(construct_timepoint))
      break
  }
  real_frame_intime[1]=real_frame_intime[1]+1
  
  write.table(real_frame_intime,file='real_frame_intime.csv',sep = ',',row.names = F,col.names = F)
  write.table(construct_timepoint,file='wconstruct_timepoint.csv',sep = ',',row.names = F,col.names = F)
}



# circle


}
